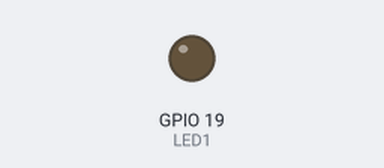
A sketch run on a simulated ESP32. Shown: output pins drawn as LEDs (lit = HIGH). Random numbers use the default seed unless the sketch sets one; what the sketch prints to the serial monitor is not drawn.

Above: at 0.1 s.
Timing chart, 0 to 39.6 s (numbered marks = the images above):
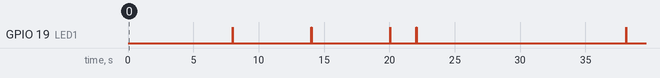

The sketch:

Aula10_Termostato_Diferencial.ino
```cpp
#define LED1 19

int valor1;
int valor2;
int dif;

void setup() {
  Serial.begin(115200);
  pinMode(LED1, OUTPUT);
}

void loop() {
  valor1 = random(0, 100);
  valor2 = random(0, 100);
  dif = (valor1 - valor2);
  Serial.print("Temperatura 1 = ");
  Serial.print(valor1);
  Serial.println("°C");
  Serial.print("Temperatura 2 = ");
  Serial.print(valor2);
  Serial.println("°C");

  if (dif > 10) {
    digitalWrite(LED1, HIGH);
    Serial.println("Bomba ligada");
    Serial.print("Diferencial: ");
    Serial.println(dif);
  }
  else {
    digitalWrite(LED1, LOW);
    Serial.println("Bomba desligada");
    delay(2000);
  }
}
```
